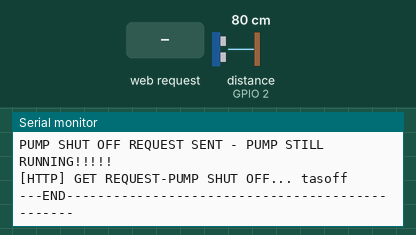
Bench run of a sketch on a simulated ESP8266 (NodeMCU). On the bench: the last lines printed to the serial monitor. Wiring (inferred from the names in the program): ultrasonic range finder: trigger GPIO 0; echo GPIO 2. Inputs (shaded band) come from the test bench; at power-on: distance to the obstacle (sensor on GPIO 2) 80 cm. The echo pulse lasts 58.3 µs per cm; WiFi joins after 1.5 s; servers stay silent unless stated; uploads are accepted with an empty reply.

Above: at 2.7 s.
2.8 s: distance to the obstacle (sensor on GPIO 2) set to 2 cm
At 7.08 s:
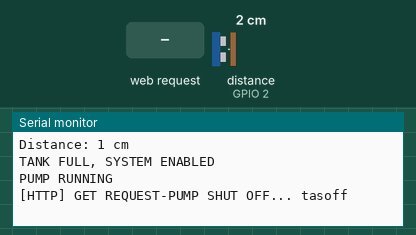
13.7 s: HTTP request GET / received
19.7 s: HTTP request GET /enable received
25.7 s: distance to the obstacle (sensor on GPIO 2) set to 9 cm
At 29.55 s:
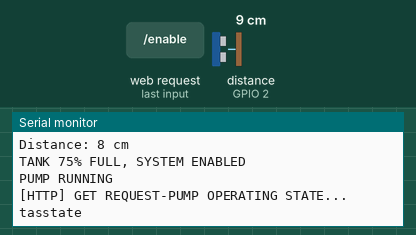
36.2 s: HTTP request GET /disable received
42.2 s: HTTP request GET /state received
Timing chart, 0 to 45.2 s (numbered marks = the images above; inputs shaded):
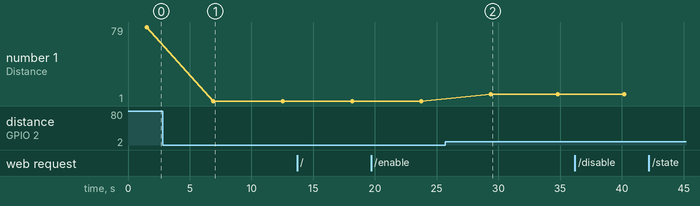

The sketch:

VAR_ESP8266_HC-SR04_CLOSED.ino
```cpp
/* AN ESP8266 / HC-SR04 WATER LEVEL SENSOR / PUMP CONROLLER
  SENDS HTTP GET REQUESTS TO A SONOFF OR OTHER ESP8266
  DEVICE RUNNING TASMOTA FIRMWARE TO SWITCH
  A TRANSFER PUMP ON WHEN THE WATER TANK IS EMPTY
  AND OFF WHEN THE TANK IS FULL.
  THE APPROXIMATE WATER LEVEL CAN BE CHECKED: http://<device_ip>
  THE SYSTEM CAN BE POLLED FOR ITS CURRENT STATE: http://<device_ip>/state
  THE CONTROL CAN BE ENABLED: http://<device_ip>/enable
  THE CONTROL CAN BE DISABLED: http://<device_ip>/disable
*/

// Load Wi-Fi library
#include <ESP8266WiFi.h>
#include <ESP8266HTTPClient.h>
#include <ESP8266WebServer.h>
#include <WiFiClient.h>

// Replace with your network credentials
const char* ssid     = "some_ssid";
const char* password = "some_password";

// Set Tasmota Power ON/OFF Commands - Edit with your device_ip.
const char* tason = "http://192.168.11.118/cm?cmnd=Power%20on";
const char* tasoff = "http://192.168.11.118/cm?cmnd=Power%20off";
const char* tasstate = "http://192.168.11.118/cm?cmnd=Power";

// Set Water Tank Levels in cm
int FULL = 5;
int THREEQUATER = 20;
int HALF = 35;
int ONEQUATER = 50;
int EMPTY = 65;

long duration, distance; // Duration used to calculate distance

// Set web server port number to 80
//WiFiServer server(80);
ESP8266WebServer server(80);

// Auxiliary variables to store the current setting
String enableState = "ENABLED";
String levelState = "EMPTY";
String requestState = "PUMPOFF";
String pumpState = "POWER";
String controlState = "RUNNING";

#define echoPin 2 // Echo Pin
#define trigPin 0 // Trigger Pin

void setup() {
  Serial.begin(115200);
  // Initialize the output variables as outputs
  pinMode(trigPin, OUTPUT);
  pinMode(echoPin, INPUT);

  // Connect to Wi-Fi network with SSID and password
  Serial.print("Connecting to ");
  Serial.println(ssid);
  WiFi.begin(ssid, password);
  while (WiFi.status() != WL_CONNECTED) {
    WiFi.hostname("LEVEL_SENSOR");
    delay(500);
    Serial.print(".");
  }

  // Print local IP address and start web server
  Serial.println("");
  Serial.println("WiFi connected.");
  Serial.println("IP address: ");
  Serial.println(WiFi.localIP());
  Serial.println("");
  server.on("/", root);
  server.on("/enable", enable);
  server.on("/disable", disable);
  server.on("/state", state);
  server.begin();
}

void loop() {
  // Clears the trigPin
  digitalWrite(trigPin, LOW);
  delayMicroseconds(5);
  // Sets the trigPin on HIGH state for 10 micro seconds
  digitalWrite(trigPin, HIGH);
  delayMicroseconds(10);
  digitalWrite(trigPin, LOW);
  // Reads the echoPin, returns the sound wave travel time in microseconds
  duration = pulseIn(echoPin, HIGH);
  // Calculating the distance
  distance = duration * 0.034 / 2;
  // Prints the distance on the Serial Monitor
  Serial.println("***BEGIN**********************************************");
  Serial.println("");
  Serial.print("Distance: ");
  Serial.print(distance);
  Serial.println(" cm");
  Serial.println("");
  HTTPClient http;


  //WiFiClient client = server.available();   // Listen for incoming clients
  server.handleClient();
  if (distance <= FULL && enableState == "ENABLED" && controlState == "RUNNING") {
    Serial.println("TANK FULL, SYSTEM " + enableState);
    Serial.println("PUMP " + controlState);
    levelState = "TANK FULL";
    http.begin(tasoff); //HTTP Request tasoff
    requestState = "PUMPOFF";
    Serial.println("[HTTP] GET REQUEST-PUMP SHUT OFF... tasoff\n");
    // start connection and send HTTP header
    int httpCode = http.GET();
    http.end();
  }
  else if (distance <= FULL && enableState == "ENABLED" && controlState == "NOT RUNNING") {
    Serial.println("TANK FULL, SYSTEM " + enableState);
    Serial.println("PUMP " + controlState);
    levelState = "TANK FULL";


  }
  else if (distance <= FULL && enableState == "DISABLED") {
    Serial.println("TANK FULL, SYSTEM " + enableState);
    Serial.println("PUMP " + controlState);
    levelState = "TANK FULL";

  }
  else if (distance <= THREEQUATER) {
    Serial.println("TANK 75% FULL, SYSTEM " + enableState);
    Serial.println("PUMP " + controlState);
    levelState = "TANK 75% FULL";
  }
  else if (distance <= HALF) {
    Serial.println("TANK 50% FULL, SYSTEM " + enableState);
    Serial.println("PUMP " + controlState);
    levelState = "TANK 50% FULL";
  }
  else if (distance <= ONEQUATER) {
    Serial.println("TANK 25% FULL, SYSTEM " + enableState);
    Serial.println("PUMP " + controlState);
    levelState = "TANK 25% FULL";
  }
  else if (distance >= EMPTY && enableState == "ENABLED" && controlState == "NOT RUNNING") {
    Serial.println("TANK EMPTY, SYSTEM " + enableState);
    Serial.println("PUMP " + controlState);
    levelState = "TANK EMPTY";
    http.begin(tason); //HTTP Request tason
    requestState = "PUMPON";
    Serial.println("[HTTP] GET REQUEST-PUMP ON... tason\n");
    // start connection and send HTTP header
    int httpCode = http.GET();
    http.end();
  }
  else if (distance >= EMPTY && enableState == "ENABLED" && controlState == "RUNNING") {
    Serial.println("TANK EMPTY, SYSTEM " + enableState);
    Serial.println("PUMP " + controlState);
    levelState = "TANK EMPTY";

  }
  else if (distance >= EMPTY && enableState == "DISABLED") {
    Serial.println("TANK EMPTY, SYSTEM " + enableState);
    Serial.println("PUMP " + controlState);
    levelState = "TANK EMPTY";
  }
  http.begin(tasstate); //HTTP Request tasstate
  Serial.println("[HTTP] GET REQUEST-PUMP OPERATING STATE... tasstate\n");
  // start connection and send HTTP header
  int httpCode = http.GET();
  pumpState = http.getString();
  http.end();
  Serial.println("tasstate = " + pumpState);
  // Convert Tasmota {"POWER":"ON"} to RUNNING / {"POWER":"OFF"} to NOT RUNNING
  if (pumpState.substring(10, 12) == "ON") {
    controlState = "RUNNING";
    Serial.println("PUMP " + controlState);
  }
  else if (pumpState.substring(10, 13) == "OFF") {
    controlState = "NOT RUNNING";
    Serial.println("PUMP " + controlState);
  }

  // Check Pump Shut Off
  if (enableState == "ENABLED" && requestState == "PUMPOFF" && controlState == "RUNNING") {
    Serial.println("PUMP SHUT OFF REQUEST SENT - PUMP STILL RUNNING!!!!!");
    http.begin(tasoff); //HTTP Request tasoff
    requestState = "PUMPOFF";
    Serial.println("[HTTP] GET REQUEST-PUMP SHUT OFF... tasoff\n");
    Serial.println("");
    // start connection and send HTTP header
    int httpCode = http.GET();
    http.end();
  }
  else if (enableState == "ENABLED" && requestState == "PUMPOFF" && controlState == "NOT RUNNING") {
    Serial.println("PUMP SHUT OFF SUCCESSFULL");
    Serial.println("");
  }

  Serial.println("---END------------------------------------------------");
  Serial.println("");
  Serial.println("");
  delay (5000);
}

void root()
{
  Serial.println("http Level Request");
  server.send(200, "text/plain", levelState);

}

void enable()
{
  enableState = "ENABLED";
  Serial.println("http Enable Request");
  server.send(200, "text/plain", "SYSTEM " + enableState);

}

void disable()
{
  enableState = "DISABLED";
  Serial.println("http Disable Request");
  server.send(200, "text/plain", "SYSTEM " + enableState);
}

void state()
{
  Serial.println("http State Request");
  server.send(200, "text/plain", enableState);
}
```

Measured:
- after the input at 2.8 s, the serial monitor: prints a new line after 4.1 s (image 1)
- after the input at 25.7 s, the serial monitor: prints a new line after 3.7 s (image 2)
- plotted number 1: 79 → 1 after the input at 2.8 s, 1 → 8 after the input at 25.7 s
